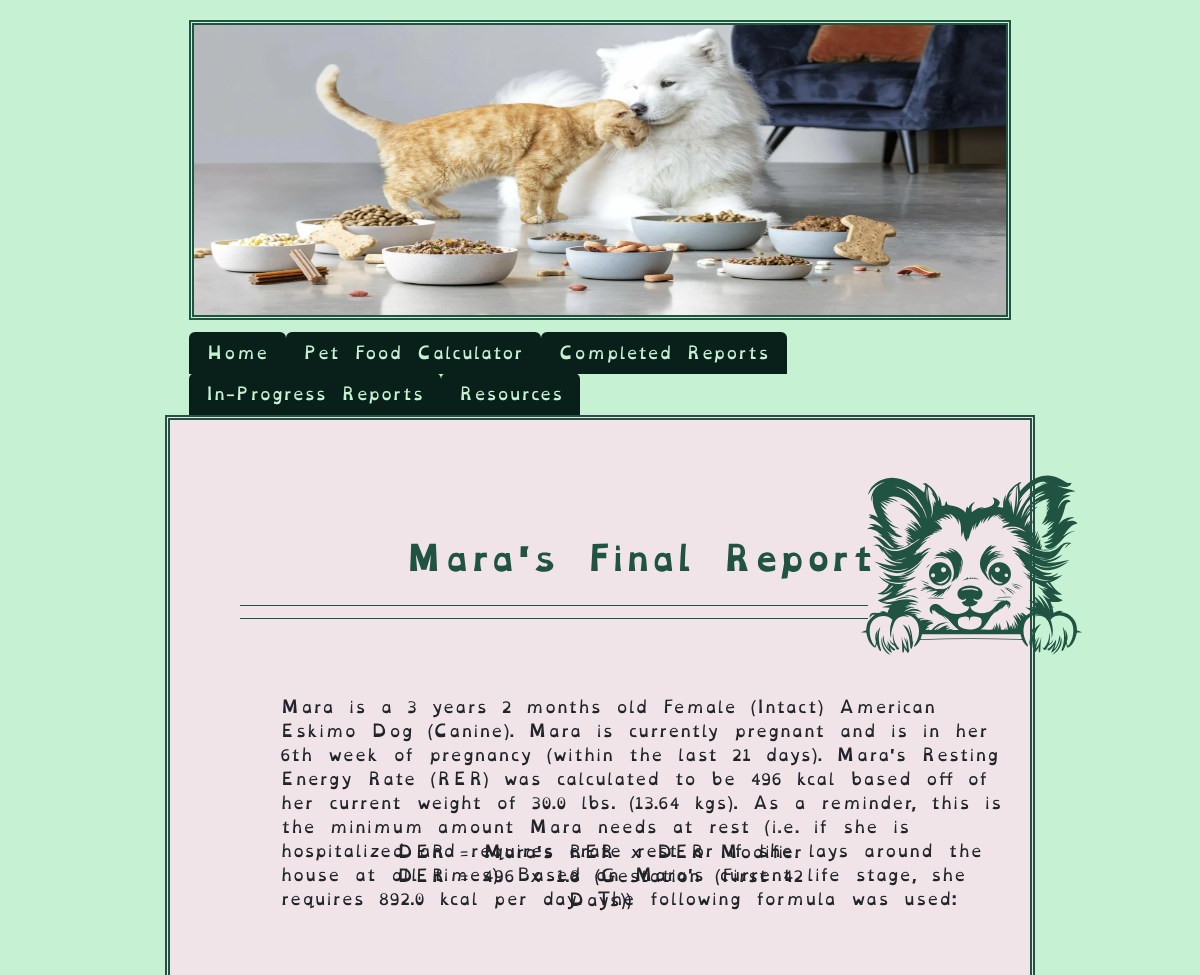
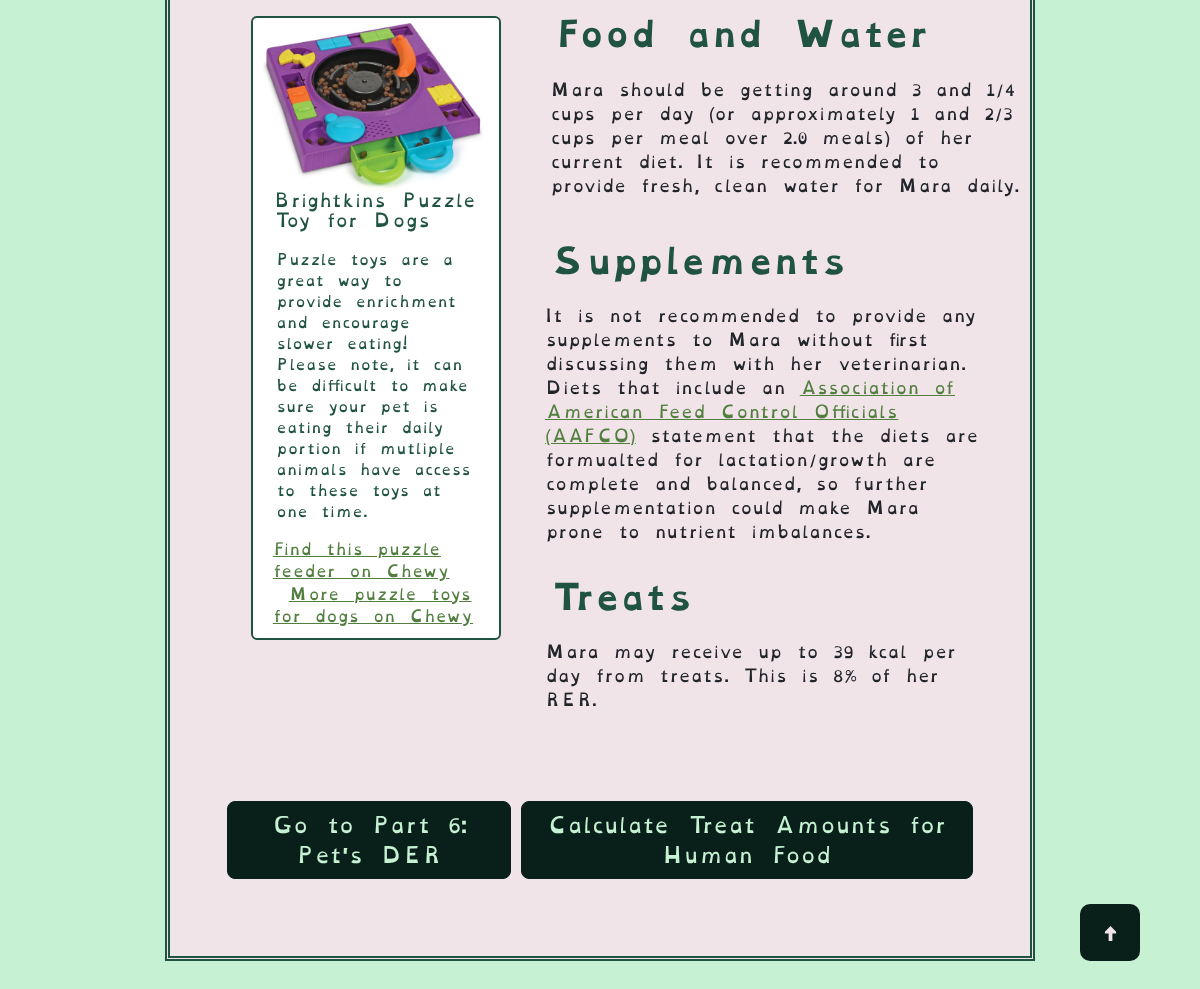
/completed_report?pet_id=5 (signed in), run on the app's committed database (2 pictures, top to bottom).
### tables this page shows
CREATE TABLE "pets" (
	"pet_id"	INTEGER UNIQUE,
	"owner_id"	INTEGER,
	"name"	VARCHAR(25) NOT NULL,
	"age_in_years"	INTEGER,
	"age_in_months"	INTEGER,
	"species"	VARCHAR(10) NOT NULL,
	"breed"	VARCHAR(25),
	"canine_breed_id"	INTEGER,
	"feline_breed_id"	INTEGER,
	"sex"	INTEGER,
	"bcs"	INTEGER,
	"weight"	FLOAT,
	"units"	VARCHAR(5),
	"converted_weight"	FLOAT,
	"converted_weight_units"	VARCHAR(5),
	"body_fat_percentage"	VARCHAR(5),
	"ideal_weight_lbs"	FLOAT,
	"ideal_weight_kgs"	FLOAT,
	"is_pediatric"	VARCHAR(1),
	"is_pregnant"	VARCHAR(1),
	"weeks_gestating"	INTEGER,
	"is_nursing"	VARCHAR(1),
	"litter_size"	INTEGER,
	"weeks_nursing"	INTEGER,
	"activity_level"	INTEGER,
	"rer"	FLOAT,
	"canine_der_factor_id"	INTEGER,
	"feline_der_factor_id"	INTEGER,
	"der"	FLOAT,
	"der_modifier"	FLOAT,
	"meals_per_day"	FLOAT,
	"current_food_kcal"	FLOAT,
	"current_food_form"	INTEGER,
	"rec_treat_kcal_per_day"	INTEGER,
	"current_food_amt_rec"	VARCHAR(15),
	"current_food_amt_per_meal"	VARCHAR(15),
	"date_of_first_report"	DATETIME,
	"most_recent_report_date"	DATETIME,
	PRIMARY KEY("pet_id" AUTOINCREMENT),
	FOREIGN KEY("owner_id") REFERENCES "users"("id"),
	FOREIGN KEY("canine_breed_id") REFERENCES "dog_breeds"("BreedID"),
	FOREIGN KEY("canine_der_factor_id") REFERENCES "canine_der_factors"("factor_id"),
	FOREIGN KEY("feline_breed_id") REFERENCES "cat_breeds"("BreedID"),
	FOREIGN KEY("feline_der_factor_id") REFERENCES "feline_der_factors"("factor_id"),
	FOREIGN KEY("sex") REFERENCES "reproductive_statuses"("sex_id"),
	FOREIGN KEY("activity_level") REFERENCES "activity_levels"("activity_id"),
	FOREIGN KEY("current_food_form") REFERENCES "food_forms"("form_id")
);

CREATE TABLE "canine_der_factors" (
	"factor_id"	INTEGER UNIQUE,
	"life_stage"	VARCHAR(25),
	"canine_der_factor_range_start"	FLOAT,
	"canine_der_factor_range_end"	FLOAT,
	"notes"	VARCHAR(50),
	PRIMARY KEY("factor_id" AUTOINCREMENT)
);

### main.py (the view, shortened to what this page needs)
@app.route("/completed_report", methods=["GET", "POST"])
@login_required
def completed_report():
    try:
        pet_id = request.args.get("pet_id")
        fi = FindInfo(session["user_id"], pet_id)
        print(f"pet ID: {pet_id}")
    except Exception as e:
        print(f"Couldn't find ID, Exception: {e}")
    pet_data = fi.pet_data_dictionary(session["user_id"], pet_id)
    rer = int(pet_data[0]["rer"])
    der = pet_data[0]["der"]
    object_pronoun = fi.find_pronouns(pet_data[0]["sex"])["object_pronoun"]
    subject_pronoun = fi.find_pronouns(pet_data[0]["sex"])["subject_pronoun"]
    possessive_pronoun = fi.find_pronouns(pet_data[0]["sex"])["possessive_pronoun"]
    breed_id = fi.find_breed_id()
    if pet_data[0]["species"] == "Canine":
        svg = fi.find_svg(session["user_id"], pet_data[0]["pet_id"], pet_data[0]["species"], pet_data[0]["canine_breed_id"])
        if id:
            life_stage_search = db.execute(
                "SELECT life_stage, notes FROM canine_der_factors WHERE factor_id = ?",
                pet_data[0]["canine_der_factor_id"]
            )
    if life_stage_search:
        life_stage = life_stage_search[0]["life_stage"]
        notes = life_stage_search[0]["notes"]
    if pet_data:
        meals_per_day = pet_data[0]["meals_per_day"]
    if pet_data[0]["species"] == "Canine":
        breed_search = db.execute(
            "SELECT SizeCategory FROM dog_breeds WHERE BreedID = :breed_id",
            breed_id=pet_data[0]["canine_breed_id"]
        )
        if breed_search:
            breed_size_category = breed_search[0]["SizeCategory"].lower()
        der_low_end = float(fi.find_der_low_end(pet_data[0]["species"], pet_data[0]["canine_der_factor_id"]) * pet_data[0]["rer"])
        der_high_end = float(fi.find_der_high_end(pet_data[0]["species"], pet_data[0]["canine_der_factor_id"]) * pet_data[0]["rer"])
    der_low_end, der_high_end = int(der_low_end), int(der_high_end)
    return render_template("complete_report.html",
                            pet_data=pet_data,
                            rer=rer,
                            der=der,
                            der_low_end=der_low_end,
                            der_high_end=der_high_end,
                            svg=svg,
                            meals_per_day=meals_per_day,
                            life_stage=life_stage,
                            notes=notes,
                            object_pronoun=object_pronoun,
                            subject_pronoun=subject_pronoun,
                            possessive_pronoun=possessive_pronoun,
                            pet_id=pet_id,
                            breed_size_category=breed_size_category)

### templates/complete_report.html (shortened to what this page needs)
{% extends 'base.html' %}
{% block content %}
<div class="report_wrapper">
  <div class="report_title">
    {% if pet_data[0].name %}
    <h2>{{ pet_data[0].name }}'s Final Report</h2>
    {% else %}
    <h2>Pet's Final Report</h2>
    {% endif %}
  </div>
  <div
    class="{{ 'report_img_k9' if pet_data[0].species == 'Canine' else 'report_img_fel' if pet_data[0].species == 'Feline' }}"
  >
    <img
      src="{{ url_for('static', filename=svg) }}"
      class="pet_pic"
      alt="A picture of your pet's breed"
    />
  </div>
  <div
    class="{{ 'k9_line' if pet_data[0].species == 'Canine' else 'k9_line_shortened' if pet_data[0].breed == 'German Shorthaired Pointer' else 'fel_line' if pet_data[0].species == 'Feline' }}"
  ></div>
</div>
<div class="final_report">
  <div class="data">
    {{ pet_data[0].name }} is a
    {% if pet_data[0].age_in_years == 0 and pet_data[0].age_in_months == 1 %} {{
    pet_data[0].age_in_months }} month old {% elif pet_data[0].age_in_years == 0
    and pet_data[0].age_in_months > 1 %} {{ pet_data[0].age_in_months }} months
    old {% elif pet_data[0].age_in_years == 1 and pet_data[0].age_in_months == 0
    %} {{ pet_data[0].age_in_years }} year old {% elif pet_data[0].age_in_years
    == 1 and pet_data[0].age_in_months == 1 %} {{ pet_data[0].age_in_years }}
    year old {{ pet_data[0].age_in_months }} month old {% elif
    pet_data[0].age_in_years == 1 and pet_data[0].age_in_months > 1 %} {{
    pet_data[0].age_in_years }} year {{ pet_data[0].age_in_months }} months old
    {% elif pet_data[0].age_in_years > 1 and pet_data[0].age_in_months == 0 %}
    {{ pet_data[0].age_in_years }} year old {% elif pet_data[0].age_in_years > 1
    and pet_data[0].age_in_months == 1 %} {{ pet_data[0].age_in_years }} years
    {{ pet_data[0].age_in_months }} month old {% elif pet_data[0].age_in_years >
    1 and pet_data[0].age_in_months > 1 %} {{ pet_data[0].age_in_years }} years
    {{ pet_data[0].age_in_months }} months old {% endif %}
    {% if pet_data[0].sex == 2 %} Female (Spayed) {% elif pet_data[0].sex == 1
    %} Female (Intact) {% elif pet_data[0].sex == 3 %} Male (Intact) {% elif
    pet_data[0].sex == 4 %} Male (Neutered) {% endif %}
    {{ pet_data[0].breed }} ({{ pet_data[0].species }}). {% if
    pet_data[0].is_pregnant == "y" and pet_data[0].species == "Canine" %}
    {{ pet_data[0].name }} is currently pregnant and is in her {% if
    pet_data[0].weeks_gestating > 0 and pet_data[0].weeks_gestating != None %}
    {% if pet_data[0].weeks_gestating == 1 %} {{ pet_data[0].weeks_gestating
    }}st week of pregnancy (within the first 42 days).
    {% elif pet_data[0].weeks_gestating == 2 %} {{ pet_data[0].weeks_gestating
    }}nd week of pregnancy (within the first 42 days).
    {% elif pet_data[0].weeks_gestating == 3 %} {{ pet_data[0].weeks_gestating
    }}rd week of pregnancy (within the first 42 days).
    {% elif pet_data[0].weeks_gestating >= 3 and pet_data[0].weeks_gestating < 6
    %} {{ pet_data[0].weeks_gestating }}th week of pregnancy (within the first
    42 days). {% elif pet_data[0].weeks_gestating >= 6%} {{
    pet_data[0].weeks_gestating }}th week of pregnancy (within the last 21
    days). {% endif %} {% endif %} {% endif %}
    {{ pet_data[0].name }}'s Resting Energy Rate (RER) was calculated to be {{
    rer }} kcal based off of {% if pet_data[0].sex == 3 or pet_data[0].sex == 4
    %} {{ possessive_pronoun }} {% else %} {{ object_pronoun }} {% endif %}
    current weight of {{ pet_data[0].weight }} {{ pet_data[0].units }}. ({{
    pet_data[0].converted_weight }} {{ pet_data[0].converted_weight_units }}).
    As a reminder, this is the minimum amount {{ pet_data[0].name }} needs at
    rest (i.e. if {{ subject_pronoun }} is hospitalized and requires crate rest
    or if {{ subject_pronoun }} lays around the house at all times). Based on {{
    pet_data[0].name }}'s current life stage, {{ subject_pronoun }} requires {%
    if der_low_end != der_high_end %}
    between {{ der_low_end }} and {{ der_high_end }} {% else %} {{ der }} {%
    endif %} kcal per day. The following formula was used:
  </div>
  {% if pet_data[0].species == "Feline" %} {% if pet_data[0].is_pregnant == "y"
  %}
  <div class="large_padding"></div>
  {% endif %} {% if pet_data[0].is_nursing == "y" %}
  <div class="final_formula_nursing">
    DER = {{ pet_data[0].name }}'s {{ notes }}
    <br />
    DER = {{ rer }} + ({{ pet_data[0].der_modifier }} * {{
    pet_data[0].litter_size }} kittens)
    {% if notes != None %} ({{ life_stage|trim }}, {{ notes }}) {% else %} ({{
    life_stage|trim }}) {% endif %}
  </div>
  {% else %}
  <div class="final_formula_fel">
    {% if pet_data[0].is_pregnant == "y" or pet_data[0].bcs < 6 %}
    <div class="quarter_padding"></div>
    {% endif %} DER = {{ pet_data[0].name }}'s RER x DER Modifier
    <br />
    DER = {{ rer }} x {{ pet_data[0].der_modifier }}
    {% if notes != None %} ({{ life_stage|trim }}, {{ notes }}) {% else %} ({{
    life_stage|trim }}) {% endif %}
  </div>
  {% if pet_data[0].bcs > 6 and pet_data[0].age_in_years < 7 %}
  <div class="mid_padding"></div>
  {% elif pet_data[0].age_in_years >= 7 or pet_data[0].bcs <= 6 %}
  <div class="large_padding"></div>
  {% endif %} {% endif %} {% else %}
  <div class="final_formula">
     DER = {{ pet_data[0].name }}'s RER x DER Modifier
    <br />
    DER = {{ rer }} x {{ pet_data[0].der_modifier }}
    {% if notes != None %} ({{ life_stage|trim }}, {{ notes }}) {% else %} ({{
    life_stage|trim }}) {% endif %}
  </div>
  {% endif %}
  <div class="food_and_exercise">
    <div class="feeding">
      <h2>Food and Water</h2>
      {{ pet_data[0].name }} should be getting around {% if
      pet_data[0].meals_per_day != 1 %} {{ pet_data[0].current_food_amt_rec }}
      (or approximately {{ pet_data[0].current_food_amt_per_meal }} per meal
      over {{ meals_per_day }} meals) of {% if pet_data[0].sex == 3 or
      pet_data[0].sex == 4 %} {{ possessive_pronoun }} {% else %} {{
      object_pronoun }} {% endif %} current diet. {% else %} {{
      pet_data[0].current_food_amt_rec }} of {% if pet_data[0].sex == 3 or
      pet_data[0].sex == 4 %} {{ possessive_pronoun }} {% else %} {{
      object_pronoun }} {% endif %} current diet. {% endif %} {% if
      pet_data[0].is_nursing != "y" %} It is recommended to provide fresh, clean
      water for {{ pet_data[0].name }} daily. {% endif %}
    </div>
    {% if pet_data[0].species == "Canine" %}
    <div
      class="card"
      id="{{ 'final_report_obese' if pet_data[0].bcs > 6 else 'final_report_active' if pet_data[0].is_pregnant != 'y' and (pet_data[0].activity_level == 'Moderate' or pet_data[0].activity_level == 'Heavy') else 'final_report' }}"
    >
      <img
        src="{{ url_for('static', filename='assets/img/k9_puzzle_feeder.png') }}"
        alt="A plastic puzzle feeder for dogs with many compartments to hide treats"
        id="fr"
        align="left"
      />
      <div class="card-body">
        <h5 class="card-title-fr">Brightkins Puzzle Toy for Dogs</h5>
        <p class="card-text-fr">
          Puzzle toys are a great way to provide enrichment and encourage slower
          eating! Please note, it can be difficult to make sure your pet is
          eating their daily portion if mutliple animals have access to these
          toys at one time.
        </p>
      </div>
      <div class="card-body-fr">
        <a
          href="https://www.chewy.com/brightkins-dj-doggo-puzzle-feeder-dog/dp/930046"
          class="card-link"
          title="Brightkins DJ Doggo puzzle feeder for dogs on Chewy.com"
        >
          Find this puzzle feeder on Chewy
        </a>
        <a
          href="https://www.chewy.com/s?query=puzzle%20toys%20for%20dogs"
          class="card-link"
          title="Chewy search for dog puzzle toys"
        >
          More puzzle toys for dogs on Chewy
        </a>
      </div>
    </div>
    {% endif %}
  </div>
   {% if pet_data[0].is_pregnant == "y" or pet_data[0].is_nursing ==
  "y" %}
  <div class="supplements">
    <h2>Supplements</h2>
    It is not recommended to provide any supplements to {{ pet_data[0].name }}
    without first discussing them with her veterinarian. Diets that include an
    <a
      href="https://www.aafco.org/"
      title="American Feed Control Officials Homepage"
      class="fp_link"
      >Association of American Feed Control Officials (AAFCO)</a
    >
    statement that the diets are formualted for lactation/growth are complete
    and balanced, so further supplementation could make {{ pet_data[0].name }}
    prone to nutrient imbalances.
  </div>
  {% endif %}
   {% if pet_data[0].bcs >= 6 or pet_data[0].is_pediatric
  == "y" or pet_data[0].is_pregnant == "y" or pet_data[0].is_nursing == "y" %}
  {% if pet_data[0].bcs >= 6 or pet_data[0].is_pregnant == "y" %} <div class="{%
  if pet_data[0].is_pregnant == "y" and pet_data[0].weeks_gestating == None or
  pet_data[0].bcs >= 6 or pet_data[0].weeks_gestating > 6 %}wider_treats{% else
  %}limit_treats{% endif %}">
  <h2>Treats</h2>
  {{ pet_data[0].name }} may receive up to {{
  pet_data[0].rec_treat_kcal_per_day|round|int }} kcal per day from treats. This
  is 8% of {% if pet_data[0].sex == 3 or pet_data[0].sex == 4 %} {{
  possessive_pronoun }} {% else %} {{ object_pronoun }} {% endif %} RER.
</div>
{% endif %} {% endif %}
<div class="button-container-fp">
  <a href="{{ url_for('der', pet_id=pet_id) }}">
    <button type="button" class="btn btn-secondary btn-lg">
      Go to Part 6: Pet's DER
    </button>
  </a>
  <a href="{{ url_for('human_foods.search_human_foods', pet_id=pet_id) }}">
    <button type="submit" id="search_hf_fr" class="btn btn-secondary btn-lg">
      Calculate Treat Amounts for Human Food
    </button>
  </a>
  <button onclick="scrollToTop()" id="top" title="Go to Top">
    <img src="{{ url_for('static', filename='assets/svg/arrow.svg') }}" class="arrow" alt="^"/>
  </button>
</div>
{% endblock %}

### data on the page
pets: name "Mara", age_in_years "3", age_in_months "2", breed "American Eskimo Dog", species "Canine", weeks_gestating "6", weight "30.0", units "lbs", converted_weight "13.64", converted_weight_units "kgs", der "892.0", der_modifier "1.8", current_food_amt_rec "3 and 1/4 cups per day", current_food_amt_per_meal "1 and 2/3 cups", meals_per_day "2.0", rec_treat_kcal_per_day "39"
canine_der_factors: life_stage "Gestation (First 42 Days)"

### other printed values
{{ rer }} "496"
{{ object_pronoun }} "her"
{{ subject_pronoun }} "she"
